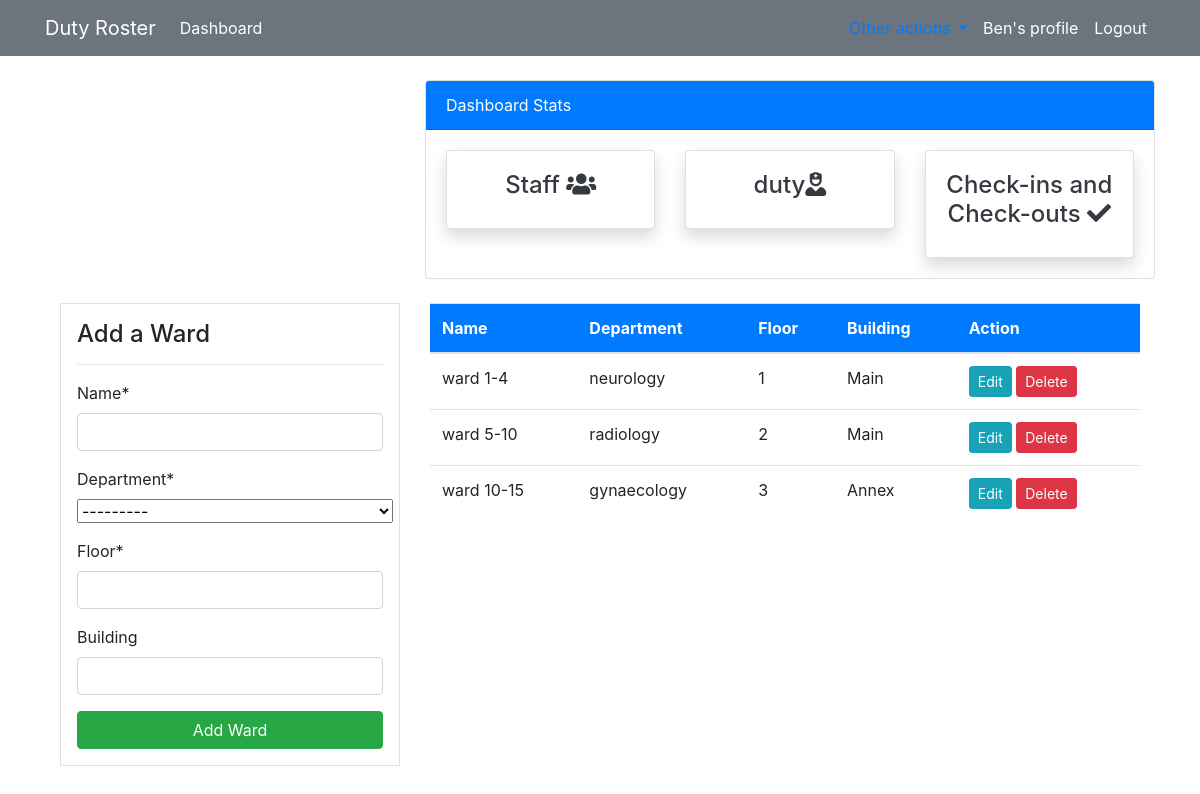
Page /ward/ (signed in) on the earlier database version.
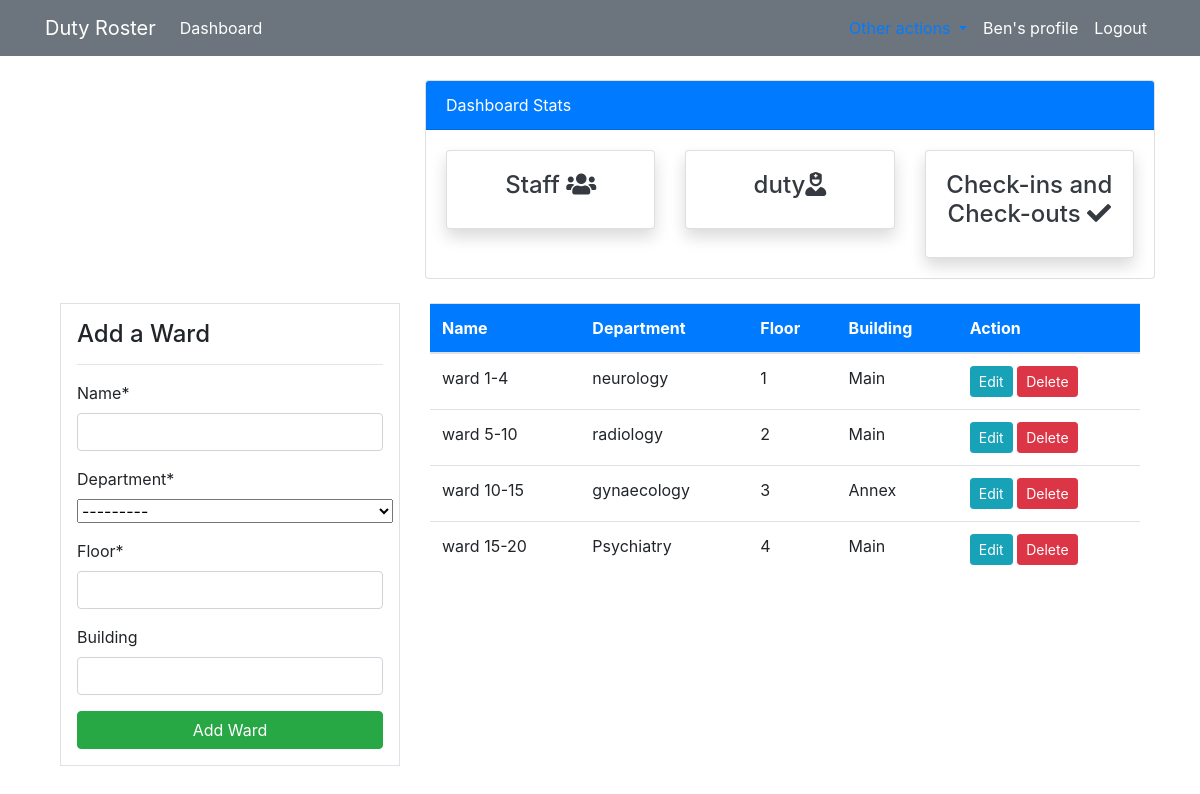
Same page on the later database version.
### roster/models.py (models this page shows, shortened)
class Ward(models.Model):
    name = models.CharField(max_length=40)
    floor = models.PositiveBigIntegerField()
    department = models.CharField(max_length=40, choices=DEPARTMENT)
    building = models.CharField(max_length=30, null=True,blank=True)
    class Meta:
        verbose_name_plural = 'Ward'

### roster/views.py (the view)
# urls.py: path('ward/', views.ward, name='dashboard-ward'),
@login_required(login_url='user-login')
def ward(request):
    rooms = Ward.objects.all()
    if request.method == "POST":
        form = WardForm(request.POST)
        if form.is_valid():
            form.save()
            ward_name = form.cleaned_data.get('name')#gets the name from the form so and stores in variable duty_name
            messages.success(request, f' {ward_name} has been added')
            return redirect('dashboard-ward')
    else:
        form = WardForm()
    context= {
        'rooms':rooms,
        'form':form,
    }
    return render(request,'dashboard/ward.html',context )

### roster/forms.py
class WardForm(forms.ModelForm):
    class Meta:
        model= Ward
        fields = ['name','department','floor','building']

### templates/dashboard/ward.html (shortened to what this page needs)
{% extends "partials/base.html" %}
  {% load crispy_forms_tags %}
  {% block content%}
  {% include 'partials/topnav.html' %}
   <div class="container">
    <div class="row my-4">
        <div class="col-md-4">
            <div class="border bg-white p-3">
                <h4>Add a Ward</h4>
                <hr>
                <form method="POST">
                    {{ form|crispy}}
                    <input class="btn btn-success btn-block" type="submit" value="Add Ward">
                </form>
            </div>
        </div>
        <div class="col-md-8">
            <table class="table bg-white">
                <thead class="bg-primary">
                    <tr class="text-white">
                        <th scope="col">Name</th>
                        <th scope="col">Department</th>
                        <th scope="col">Floor</th>
                        <th scope="col">Building</th>
                        <th scope="col">Action</th>
                    </tr>
                </thead>
                <tbody>
                    {% for room in rooms %}
                    <tr>
                        <td>{{ room.name}}</td>
                        <td>{{ room.department}}</td>
                        <td>{{ room.floor }}</td>
                        <td>{{ room.building }}</td>
                        <td>
                            <a class="btn btn-info btn-sm" href="{% url 'dashboard-ward-update' room.id %}">Edit</a>
                            <a class="btn btn-danger btn-sm" href="{% url 'dashboard-ward-delete' room.id %}">Delete</a>
                        </td>
                    </tr>
                    {% endfor %}
                </tbody>
            </table>
        </div>
    </div>
</div>
{% endblock %}

Differences in the rows shown:
added Ward: name "ward 15-20", department "Psychiatry", floor "4", building "Main"
